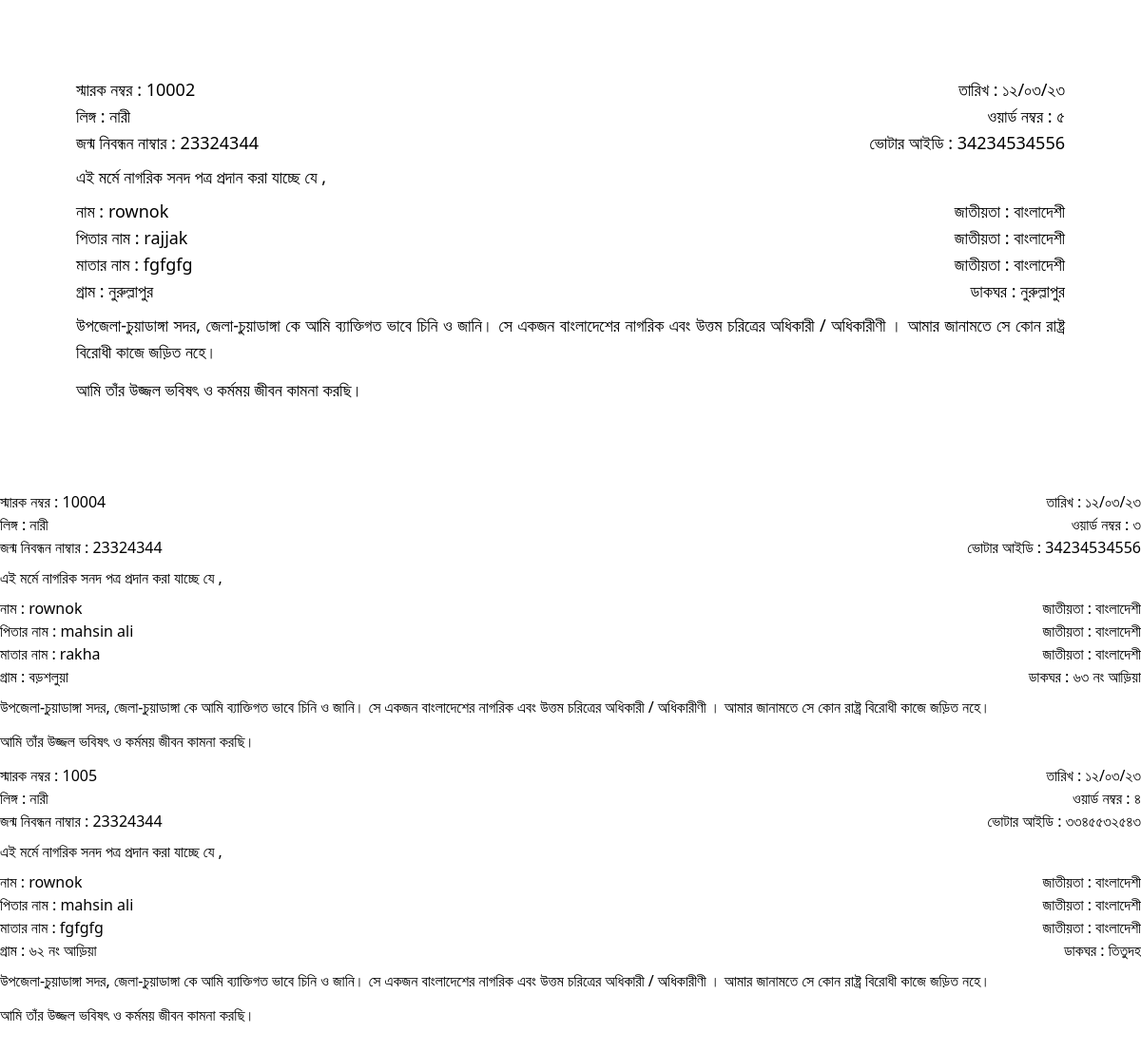
The page /nagorikreport.php on the database as committed earlier.
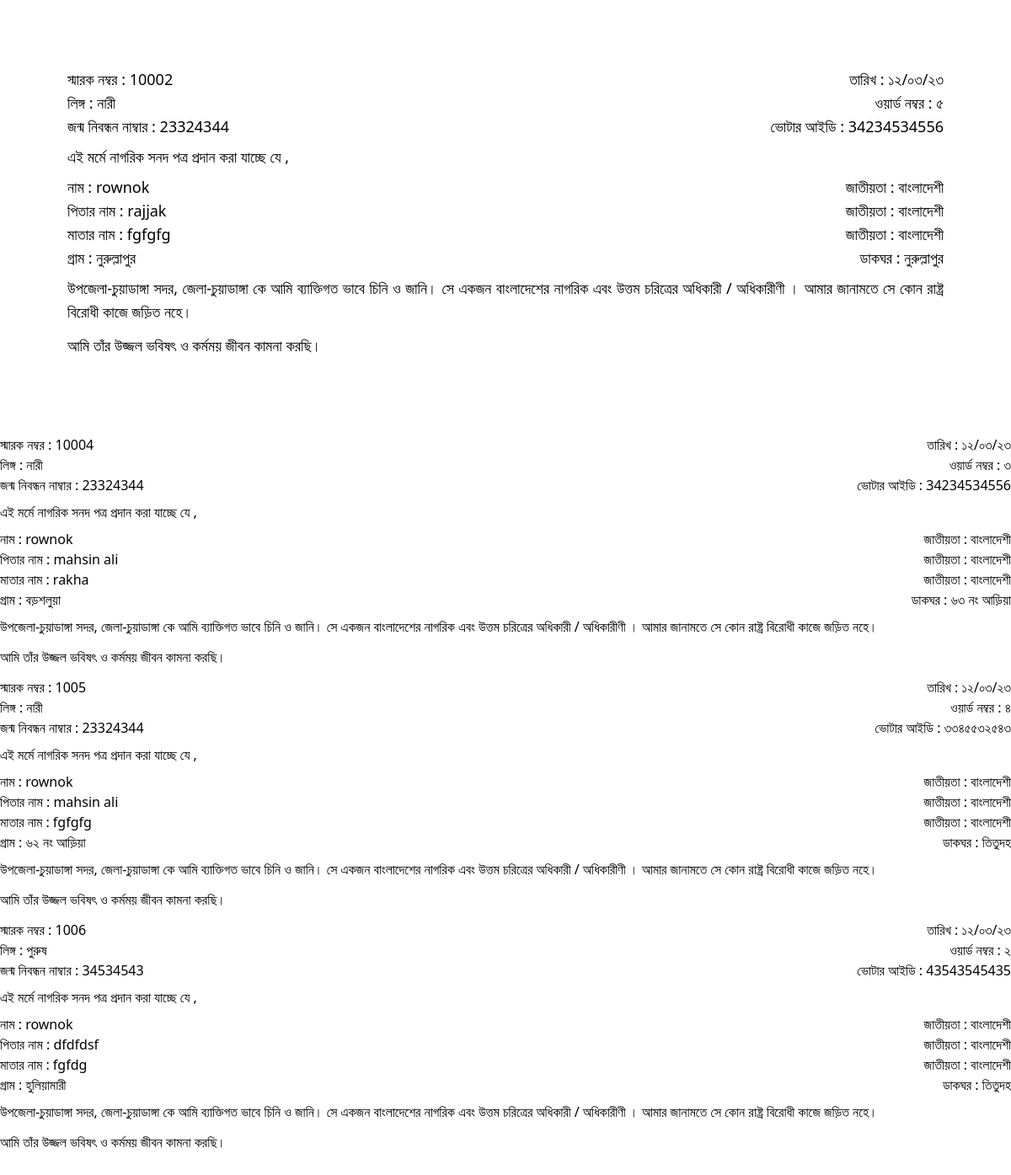
The same page on the database as committed later.
### tables this page shows
CREATE TABLE `nagorik` (
  `id` int(11) NOT NULL,
  `sarok` varchar(255) NOT NULL,
  `name` varchar(255) NOT NULL,
  `fathername` varchar(255) NOT NULL,
  `mothername` varchar(255) NOT NULL,
  `husband` varchar(255) NOT NULL,
  `gram` varchar(255) NOT NULL,
  `word` varchar(255) NOT NULL,
  `birthno` varchar(255) NOT NULL,
  `voterid` varchar(255) NOT NULL,
  `mobileno` varchar(255) NOT NULL,
  `gender` varchar(255) NOT NULL,
  `dakghor` varchar(255) NOT NULL
);

### nagorikreport.php (the view, shortened to what this page needs)
<!DOCTYPE html>
<html lang="en" dir="ltr">
<head>
    <script src="https://cdn.tailwindcss.com"></script>
</head>
<body class='bg-white mb-10'>
<div class='px-20 py-20 relative text-lg'>
<?php
                    include '../../_dbconnect.php';
                    $query = "SELECT * FROM `nagorik`";
                    $poriciti = mysqli_query($con, $query);
                    while ($row = mysqli_fetch_assoc($poriciti)) {
                    ?>
<div class="flex justify-between items-center">
<p class=''>স্মারক নম্বর : <span><?= $row['sarok'] ?></span></p>
<p class=''>তারিখ : ১২/০৩/২৩</p>
</div>
<div class="flex justify-between items-start">
<p>লিঙ্গ : <span><?= $row['gender'] ?></span> </p>
<p class=''>ওয়ার্ড নম্বর : <span><?= $row['word'] ?></span></p>
</div>
<div class="flex justify-between items-start">
<p>জন্ম নিবন্ধন নাম্বার : <span><?= $row['birthno'] ?></span> </p>
<p>ভোটার আইডি : <span><?= $row['voterid'] ?></span> </p>
</div>
<p class="my-2">এই মর্মে নাগরিক সনদ পত্র প্রদান করা যাচ্ছে যে ,</p>
<div class="flex justify-between items-start">
<p>নাম : <span><?= $row['name'] ?></span> </p>
<p>জাতীয়তা  : বাংলাদেশী </p>
</div>
<div class="flex justify-between items-start">
<p>পিতার নাম : <span><?= $row['fathername'] ?></span> </p>
<p>জাতীয়তা  : বাংলাদেশী </p>
</div>
<div class="flex justify-between items-start">
<p>মাতার নাম : <span><?= $row['mothername'] ?></span> </p>
<p>জাতীয়তা  : বাংলাদেশী </p>
</div>
<div class="flex justify-between items-start">
<p>গ্রাম : <span><?= $row['gram'] ?></span> </p>
<p>ডাকঘর : <span><?= $row['dakghor'] ?></span></p>
</div>
<p class="text-justify my-2">উপজেলা-চুয়াডাঙ্গা সদর, জেলা-চুয়াডাঙ্গা  কে আমি ব্যাক্তিগত  ভাবে চিনি ও জানি। সে
একজন  বাংলাদেশের  নাগরিক এবং  উত্তম চরিত্রের অধিকারী / অধিকারীণী । আমার
জানামতে সে কোন রাষ্ট্র বিরোধী কাজে জড়িত নহে।
</p>
<p class="my-3">আমি তাঁর উজ্জল ভবিষৎ ও কর্মময় জীবন কামনা করছি।</p>
        </div>
            <?php
                    }
            ?>
</body>
</html>

Rows that differ between the two databases and show on the page:
added nagorik: sarok "1006", gender "পুরুষ", word "২", birthno "34534543", voterid "43543545435", name "rownok", fathername "dfdfdsf", mothername "fgfdg", gram "হুলিয়ামারী", dakghor "তিতুদহ"
